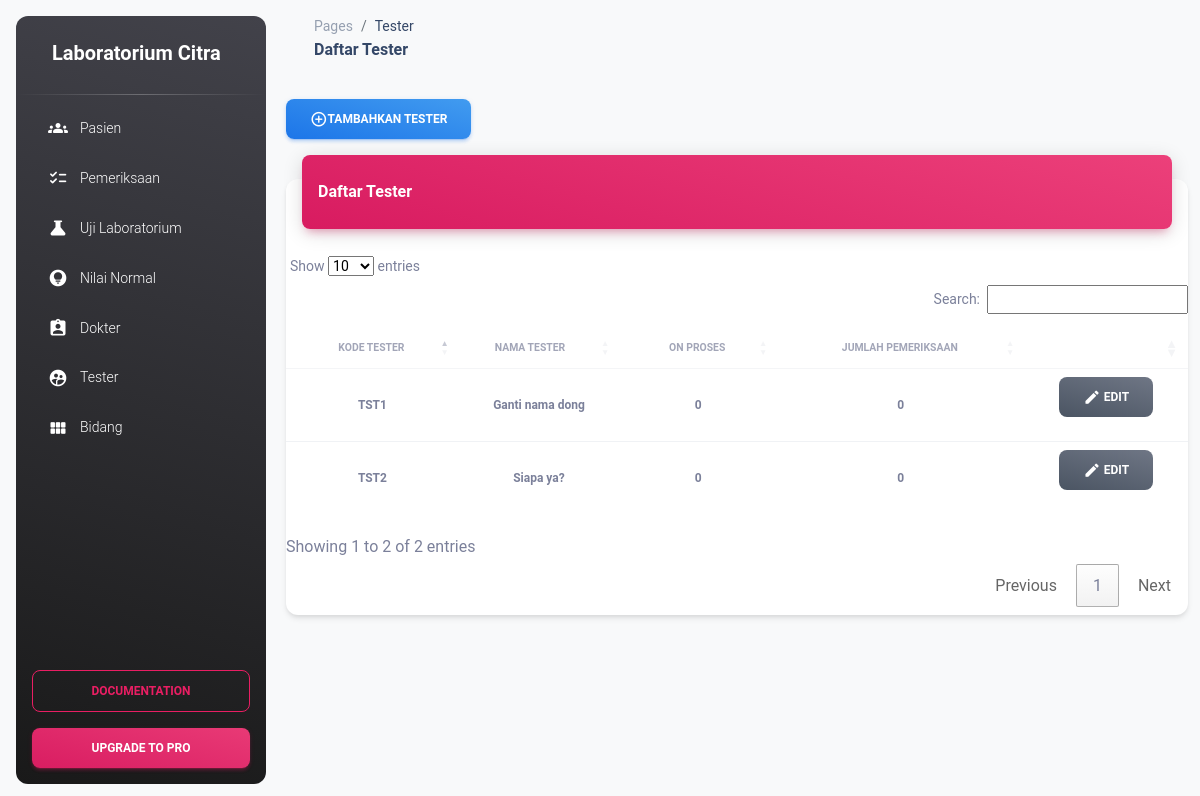
/tester/, run on the app's committed database.
### tester/models.py (models this page shows)
class Tester(models.Model):
    kode = models.CharField(max_length=100)
    nama = models.CharField(max_length=150)
    pemeriksaan_on_proses = models.IntegerField(default=0)
    pemeriksaan_selesai = models.IntegerField(default=0)
    total_pemeriksaan = models.IntegerField(default=0)

### tester/views.py (the view)
# urls.py: path('', all_tester, name='all_tester'),
def all_tester(request):
    testers = Tester.objects.all()
    flag_null = True
    if testers.count() != 0:
        flag_null = False
    response["testers"] = testers
    response["flag_null"] = flag_null
    return render(request, 'lp_tester.html', response)

### tester/templates/lp_tester.html (shortened to what this page needs)
{% extends 'layout/base.html' %}
{% load static %}
{% block navbar_link %}
  Tester
{% endblock navbar_link %}
{% block navbar_title %}
 Daftar Tester
{% endblock navbar_title %}
{% block content %}
    <div>
      <div>
        <button type="button" class="btn btn-block bg-gradient-info mb-3" data-bs-toggle="modal" data-bs-target="#modal-form-tester">
            <i class="material-icons opacity-10">add_circle_outline</i><span>Tambahkan Tester</span></button>
      </div>
        <div class="row">
            <div class="col-12">
              <div class="card my-4">
                <div class="card-header p-0 position-relative mt-n4 mx-3 z-index-2">
                  <div class="bg-gradient-primary shadow-primary border-radius-lg pt-4 pb-3">
                    <h6 class="text-white text-capitalize ps-3">Daftar Tester</h6>
                  </div>
                </div>
                <div class="card-body px-0 pb-2">
                    {% if flag_null %}
                    <div class="h5 text-center">
                        Tidak ada data tester untuk saat ini.
                    </div>
                    {% else %}
                  <div class="table-responsive p-0">
                    <table id="pasienTable" class="table align-items-center mb-0 table-paginate" cellspacing="0">
                      <thead>
                        <tr>
                          <th class="text-uppercase text-secondary text-xxs font-weight-bolder opacity-7 text-center">Kode Tester</th>
                          <th class="text-uppercase text-secondary text-xxs font-weight-bolder opacity-7 ps-2 text-center">Nama Tester</th>
                          <th class="text-center text-uppercase text-secondary text-xxs font-weight-bolder opacity-7 text-center">On proses</th>
                          <th class="text-center text-uppercase text-secondary text-xxs font-weight-bolder opacity-7 text-center">Jumlah Pemeriksaan</th>
                          <th class="text-secondary opacity-7"></th>
                        </tr>
                      </thead>
                      <tbody>
                        {% for tester in testers %}
                        <tr class="text-center">
                          <td class="text-center">
                            <p class="text-xs font-weight-bold mb-0">{{tester.kode}}</p>
                          </td>
                          <td class="text-center">
                            <p class="text-xs font-weight-bold mb-0">{{tester.nama}}</p>
                          </td>
                          <td>
                            <p class="text-xs font-weight-bold mb-0">{{tester.pemeriksaan_on_proses}}</p>
                          </td>
                          <td>
                            <p class="text-xs font-weight-bold mb-0">{{tester.total_pemeriksaan}}</p>
                          </td>
                          <td class="align-middle text-center">
                            <div>
                              <button type="button" class="btn btn-block bg-gradient-secondary mb-3" data-bs-toggle="modal" data-bs-target="#modal-edit-{{tester.kode}}">
                                  <i class="material-icons opacity-10">edit</i><span> edit</span></button>
                            </div>
                          </td>
                        </tr>
                        {% endfor %}
                      </tbody>
                    </table>
                  </div>
                  {% endif %}
                </div>
              </div>
            </div>
          </div>
    </div>
{% endblock content %}

### data on the page
Tester: kode "TST1", nama "Ganti nama dong", pemeriksaan_on_proses "0", total_pemeriksaan "0"
Tester: kode "TST2", nama "Siapa ya?", pemeriksaan_on_proses "0", total_pemeriksaan "0"
